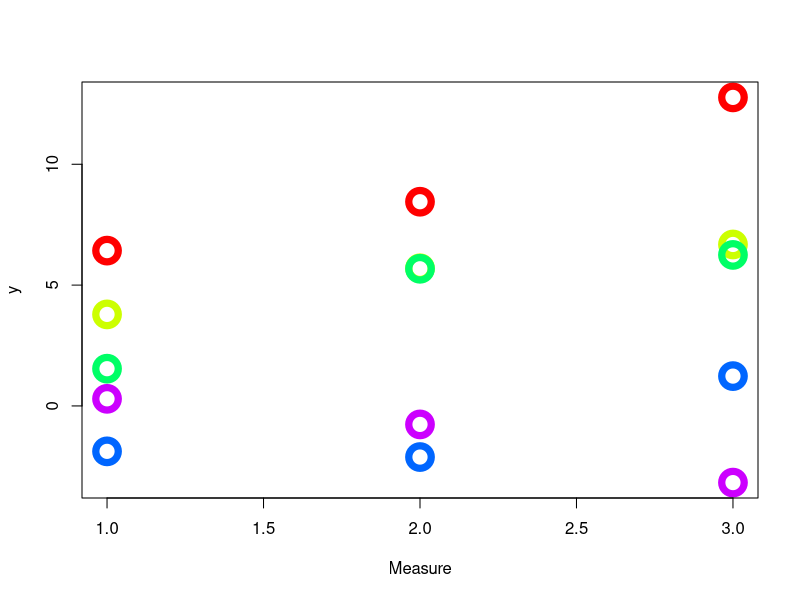
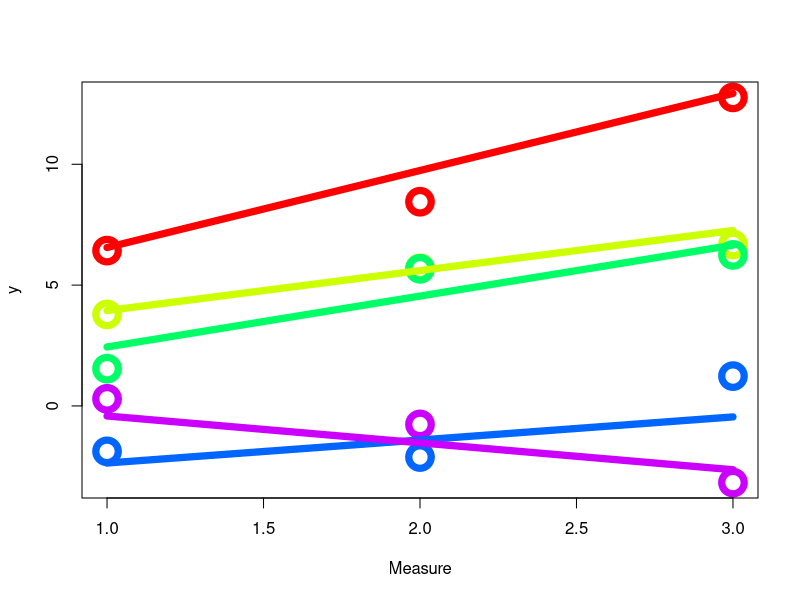
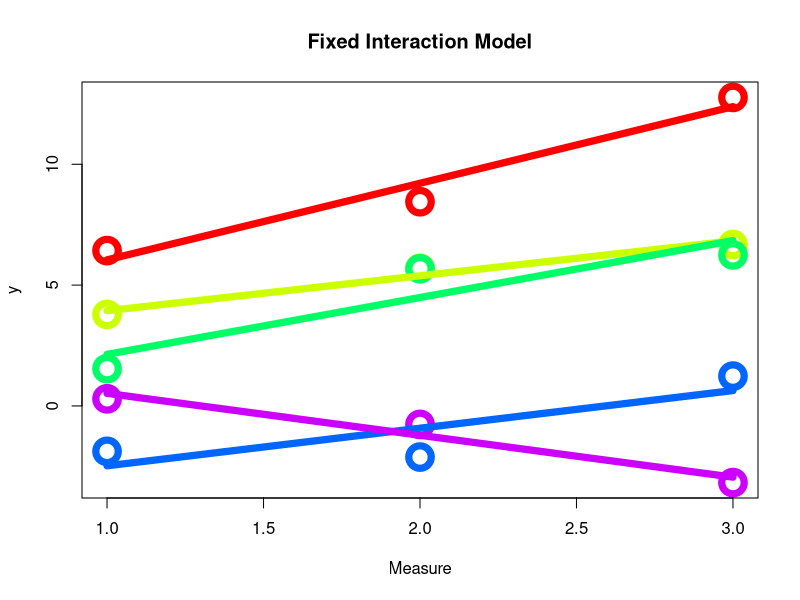

Here is the R script that generated these plots, in order:


options(stringAsFactor=FALSE, width=300)

library(lme4)

xbool_save_file <- TRUE


n <- 15 #### must be an integer multiple of 3

set.seed(778)

xid <- rep( I(1:(n/3)), each=3 )

xtxdom <- c(1, 2, 3)
xrepmeas <- rep( xtxdom, n/3 )

xmeasureInd <- xtxdom






 #### true standard deviation of random effect
#### try different values
xsigRndEff <- 1
indiv_slope <- rep(rnorm(n/3, 0, xsigRndEff), each=3)

xerrs <- rnorm(n, 0, 1.0)

xsigRndInt <- 3
indiv_intercept <- rep(rnorm(n/3, 0, xsigRndInt), each=3) ##### fixed intercept

xbeta <- 1

y_true <- indiv_intercept + xbeta * xmeasureInd +    indiv_slope * xmeasureInd + xerrs


## xdf <- data.frame("id"=xid, "measure"=xrepmeas, "y"=y_true)
xdf <- data.frame("id"=as.character(xid), "measure"=xrepmeas, "y"=y_true)



xpalette <- rep(rainbow(2*n/3)[1:(n/3)], each=3)

xpalette <- rep(rainbow(n/3), each=3)

ydf <- xdf

ydf


if(xbool_save_file) {
    png(file.path("~", "Desktop", "randomIntAndSlopeDataSimDataOnly_01.png"), width=1000, height=1000, pointsize=24)
}
plot( ydf[ , "measure"],  ydf[ , "y"], col=xpalette, cex=3, lwd=7, ylab="y", xlab="Measure")
if(xbool_save_file) { dev.off() }




xlmer <- lmer(y ~ measure + ( measure | id ) + ( 1 | id ), data=ydf)
summary(xlmer)
#anova(xlmer)



summary(xlmer)$coefficients

xfixed_slope <- summary(xlmer)$coefficients[ 2, 1 ] ; xfixed_slope

xfixed_intercept <- summary(xlmer)$coefficients[ 1, 1 ] ; xfixed_intercept

########## is it possible to recover actual fitted intercepts ????

########## YES!

coef(xlmer)$id ### already have constant, fixed effect baked in
xxslope <- coef(xlmer)$id[ , "measure"] ; xxslope
xxint <- coef(xlmer)$id[ , "(Intercept)"] ; xxint

xxint_adj <- xxint
xxslope_adj <- xxslope

########### or, alternately
### ranef(xlmer)$id[ , "measure"] + xfixed_slope








if(xbool_save_file) {
    png(file.path("~", "Desktop", "randomSlopeAndIntDataSimFit_01.png"), width=1000, height=1000, pointsize=24)
}
plot( ydf[ , "measure"],  ydf[ , "y"], col=xpalette, cex=3, lwd=7, ylab="y", xlab="Measure")
for(i in 1:(nrow(ydf)/3)) {
    #abline(a=indiv_intercept, b=indiv_slope[i*3-1] + xbeta, col=xpalette[i*3-1], lwd=7)
    
    segments(x0=1.0, y0=xxint_adj[i] + (1*xxslope_adj[i]), x1=3.0, y1=xxint_adj[i] + (3*xxslope_adj[i]), col=xpalette[i*3-2], lwd=7)
    
    #segments(x0=0, y0=ydf[ i*2-1, "y"], x1=1, y1=ydf[ i*2, "y"], col=xpalette[i*2-1], lwd=4)
}
if(xbool_save_file) { dev.off() }







summary(xlmer)

xlm2 <- lm(y ~ measure, data=ydf)
summary(xlm2)

########### is the random slope model significantly better than using fixed effect only?
########### we're actually testing null that xsigRndEff = 0 (given 'measure')
anova(xlmer, xlm2)


###################


xlm3 <- lm(y ~ measure*id, data=ydf)
summary(xlm3)

yhat <- predict(xlm3)


if(xbool_save_file) {
    png(file.path("~", "Desktop", "randomSlopeAndIntDataSimInteractionFit_01.png"), width=1000, height=1000, pointsize=24)
}
plot( ydf[ , "measure"],  ydf[ , "y"], col=xpalette, cex=3, lwd=7, ylab="y", xlab="Measure", main="Fixed Interaction Model")
for(i in 1:(nrow(ydf)/3)) {
    #abline(a=indiv_intercept, b=indiv_slope[i*3-1] + xbeta, col=xpalette[i*3-1], lwd=7)
    
    segments(x0=1.0, y0=yhat[i*3-2], x1=3.0, y1=yhat[i*3], col=xpalette[i*3-2], lwd=7)
    
    #segments(x0=0, y0=ydf[ i*2-1, "y"], x1=1, y1=ydf[ i*2, "y"], col=xpalette[i*2-1], lwd=4)
}
if(xbool_save_file) { dev.off() }








anova(xlmer, xlm3)


